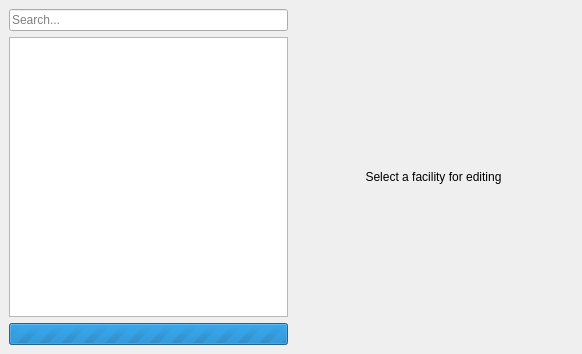
<?xml version="1.0" encoding="UTF-8"?>
<ui version="4.0">
 <class>MainWindow</class>
 <widget class="QMainWindow" name="MainWindow">
  <property name="geometry">
   <rect>
    <x>0</x>
    <y>0</y>
    <width>582</width>
    <height>354</height>
   </rect>
  </property>
  <property name="windowTitle">
   <string>System restrictions</string>
  </property>
  <property name="windowIcon">
   <iconset theme="alterator"/>
  </property>
  <widget class="QWidget" name="centralwidget">
   <layout class="QHBoxLayout" name="horizontalLayout">
    <item>
     <layout class="QVBoxLayout" name="verticalLayout_2">
      <item>
       <widget class="QLineEdit" name="searchBar">
        <property name="text">
         <string notr="true"/>
        </property>
        <property name="placeholderText">
         <string>Search...</string>
        </property>
        <property name="clearButtonEnabled">
         <bool>true</bool>
        </property>
       </widget>
      </item>
      <item>
       <widget class="QListView" name="listView">
        <property name="sizePolicy">
         <sizepolicy hsizetype="Preferred" vsizetype="Expanding">
          <horstretch>0</horstretch>
          <verstretch>0</verstretch>
         </sizepolicy>
        </property>
        <property name="minimumSize">
         <size>
          <width>150</width>
          <height>0</height>
         </size>
        </property>
        <property name="sizeAdjustPolicy">
         <enum>QAbstractScrollArea::SizeAdjustPolicy::AdjustToContents</enum>
        </property>
        <property name="editTriggers">
         <set>QAbstractItemView::EditTrigger::NoEditTriggers</set>
        </property>
        <property name="showDropIndicator" stdset="0">
         <bool>false</bool>
        </property>
        <property name="selectionBehavior">
         <enum>QAbstractItemView::SelectionBehavior::SelectRows</enum>
        </property>
       </widget>
      </item>
      <item>
       <widget class="QProgressBar" name="progressBar">
        <property name="maximum">
         <number>0</number>
        </property>
        <property name="value">
         <number>-1</number>
        </property>
        <property name="format">
         <string notr="true">%p%</string>
        </property>
       </widget>
      </item>
     </layout>
    </item>
    <item>
     <widget class="QStackedWidget" name="stackedWidget">
      <property name="sizePolicy">
       <sizepolicy hsizetype="Expanding" vsizetype="Preferred">
        <horstretch>0</horstretch>
        <verstretch>0</verstretch>
       </sizepolicy>
      </property>
      <widget class="QWidget" name="initialPage">
       <layout class="QVBoxLayout" name="verticalLayout">
        <item>
         <widget class="QLabel" name="label">
          <property name="text">
           <string>Select a facility for editing</string>
          </property>
          <property name="alignment">
           <set>Qt::AlignmentFlag::AlignCenter</set>
          </property>
          <property name="wordWrap">
           <bool>true</bool>
          </property>
         </widget>
        </item>
       </layout>
      </widget>
     </widget>
    </item>
   </layout>
  </widget>
 </widget>
 <resources/>
 <connections/>
</ui>
